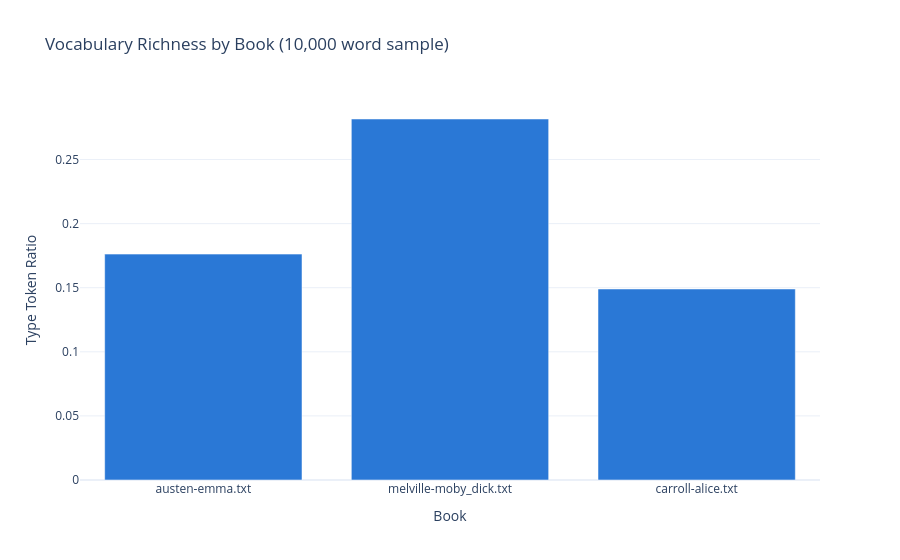

Notebook code cell kept with this figure:
### Markdown cell above
### Comparing vocabulary richness fairly

The chart below shows type token ratio for each book using the same
10,000 word sample size, so the three books are compared on equal
footing rather than penalizing the shorter ones.

### Code cell
# compare vocabulary richness across books
import plotly.express as px

fig = px.bar(
    df,
    x='book',
    y='type_token_ratio_sample',
    title='Vocabulary Richness by Book (10,000 word sample)',
    labels={'book': 'Book', 'type_token_ratio_sample': 'Type Token Ratio'},
    color_discrete_sequence=['#2a78d6']
)
fig.update_layout(template='plotly_white', showlegend=False)
fig.show()

### Figure 1 — Plotly figure (JSON) as saved in the notebook; plotly's stock layout.template omitted (floating-point values rounded to 4 significant figures)
{"data": [{"hovertemplate": "Book=%{x}<br>Type Token Ratio=%{y}<extra></extra>", "legendgroup": "", "marker": {"color": "#2a78d6", "pattern": {"shape": ""}}, "name": "", "orientation": "v", "showlegend": false, "textposition": "auto", "type": "bar", "x": ["austen-emma.txt", "melville-moby_dick.txt", "carroll-alice.txt"], "xaxis": "x", "y": [0.1762, 0.2816, 0.149], "yaxis": "y"}], "layout": {"barmode": "relative", "legend": {"tracegroupgap": 0}, "showlegend": false, "title": {"text": "Vocabulary Richness by Book (10,000 word sample)"}, "xaxis": {"anchor": "y", "domain": [0, 1], "title": {"text": "Book"}}, "yaxis": {"anchor": "x", "domain": [0, 1], "title": {"text": "Type Token Ratio"}}}}
